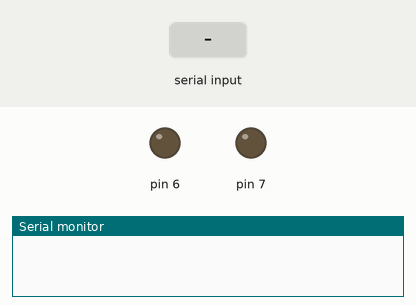
The sketch below on a simulated Arduino Uno, built with avr-gcc and run on an emulated ATmega328P. Shown: output pins drawn as LEDs (lit = HIGH), the last lines printed to the serial monitor. The test bench sets the inputs (shaded band).

Above: at 1.2 s.
1.3 s: "a" received over Serial
At 2.3 s:
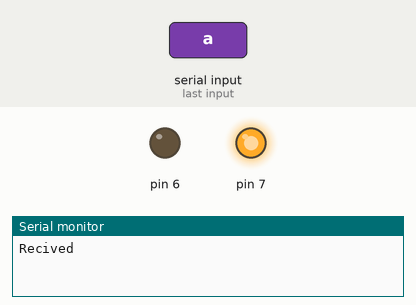
At 3.4 s:
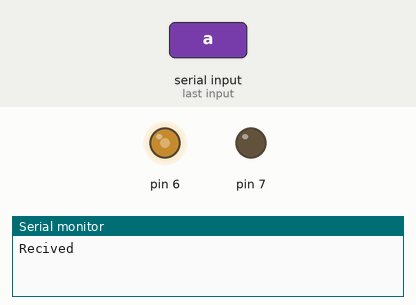
Timing chart, 0 to 5.0 s (numbered marks = the images above; inputs shaded):
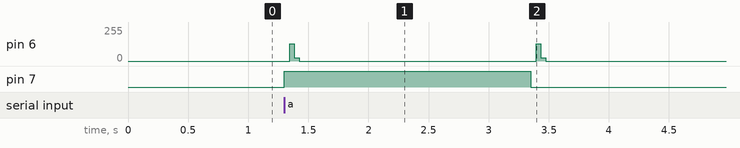

The sketch:

Stepper.ino
```cpp
#define speed 500
void setup() {
  // put your setup code here, to run once:
Serial.begin(9600);
pinMode(6,OUTPUT);
pinMode(7,OUTPUT);
}

void loop() {
  // put your main code here, to run repeatedly:
  //Serial.println(Serial.read());
  if(Serial.read()==97){
        Serial.println("Recived");
        digitalWrite(7,HIGH);
        for (int i=0;i<50;i++){
        delayMicroseconds(speed);
        digitalWrite(6,HIGH);
        delayMicroseconds(speed);
        digitalWrite(6,LOW);
        }
        delay(2000);
        digitalWrite(7,LOW);
        for (int i=0;i<50;i++){
        delayMicroseconds(speed);
        digitalWrite(6,HIGH);
        delayMicroseconds(speed);
        digitalWrite(6,LOW);
        }
  }

}
```

Measured:
- after the input at 1.3 s, pin 7: LOW → HIGH at once, → LOW 2.1 s later
